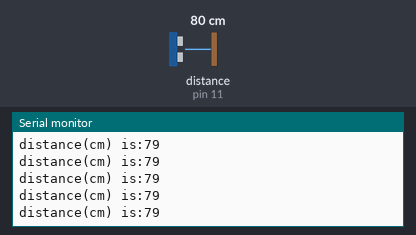
The sketch below on a simulated Arduino Uno, built with avr-gcc and run on an emulated ATmega328P. Shown: the last lines printed to the serial monitor. Wiring (inferred from the names in the program): ultrasonic range finder: trigger pin 10; echo pin 11. The test bench sets the inputs (shaded band); at power-on: distance to the obstacle (sensor on pin 11) 80 cm. The echo pulse lasts 58.3 µs per cm.

Above: at 1.2 s.
1.3 s: distance to the obstacle (sensor on pin 11) set to 2 cm
At 2.1 s:
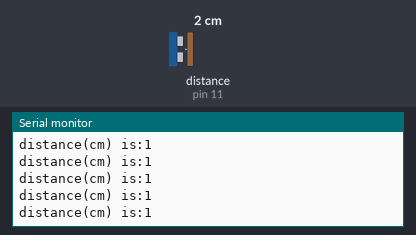
2.8 s: distance to the obstacle (sensor on pin 11) set to 18 cm
At 3.3 s:
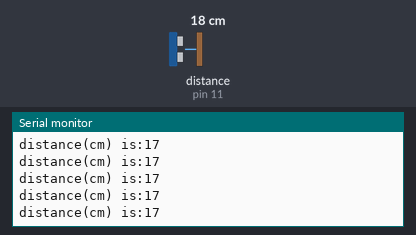
5.8 s: distance to the obstacle (sensor on pin 11) set to 4 cm
At 6.4 s:
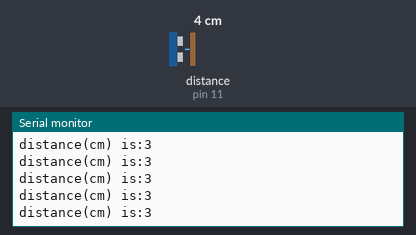
8.8 s: distance to the obstacle (sensor on pin 11) set to 35 cm
At 9.8 s:
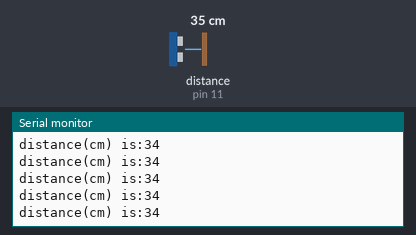
11.8 s: distance to the obstacle (sensor on pin 11) set to 9 cm
At 12.9 s:
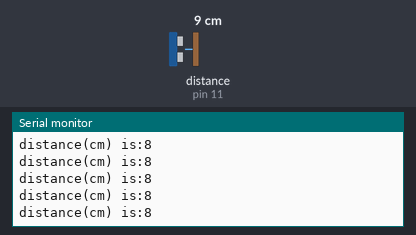
14.8 s: distance to the obstacle (sensor on pin 11) set to 60 cm
At 15.3 s:
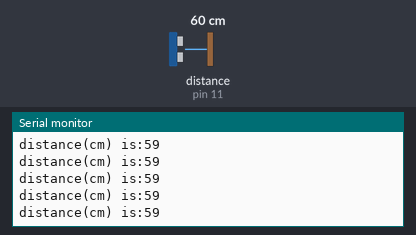
Timing chart, 0 to 17.8 s (numbered marks = the images above; inputs shaded):
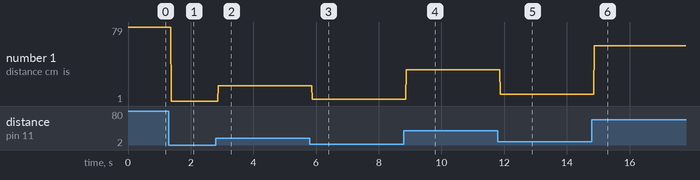

The sketch:

Ultra-pulse.ino
```cpp
/*  This code is using standard function */

//*********Variable Declarations*********
int trigpin=10;
int echopin=11;
long duration,startTime;
int distance;
void setup()
{
  // put your setup code here, to run once:
  Serial.begin(9600);
  pinMode(trigpin,OUTPUT);
  pinMode(echopin,INPUT);

}
signed long pulsein(int value)
{
  startTime=micros();
  while(digitalRead(echopin) == value)
    { // wait if pin is already HIGH when the function is called, but timeout if it never goes LOW
        if (micros() - startTime > (23*1000))
        {
            return 0;
        }
    }
    startTime= micros();

    while(digitalRead(echopin) != value)
    { // wait if pin is LOW when the function is called, but timeout if it never goes HIGH
        if (micros() - startTime > (23*1000))
        {
            return 0;
        }
    }
   startTime= micros();
    while (digitalRead(echopin) == value)
    { // start timing the HIGH pulse width, but time out if over timeout
        if (micros() - startTime > (23*1000))
        {
            return 0;
        }
   }
return duration=micros()-startTime;
}
void loop()
{

  digitalWrite(trigpin,LOW);
  delayMicroseconds(2);
  digitalWrite(trigpin,HIGH);
  delayMicroseconds(10);
  digitalWrite(trigpin,LOW);

  duration=pulsein(HIGH);
  distance=duration*0.5*0.0343;

  Serial.print("distance(cm) is:");
  Serial.println(distance);
}
```

Measured:
- after the input at 1.3 s, the serial monitor: prints a new line after 0.08 s (image 1)
- after the input at 2.8 s, the serial monitor: prints a new line after 0.08 s (image 2)
- after the input at 5.8 s, the serial monitor: prints a new line after 0.08 s (image 3)
- after the input at 8.8 s, the serial monitor: prints a new line after 0.08 s (image 4)
- after the input at 11.8 s, the serial monitor: prints a new line after 0.07 s (image 5)
- after the input at 14.8 s, the serial monitor: prints a new line after 0.08 s (image 6)
- plotted number 1: 79 → 1 after the input at 1.3 s, 1 → 17 after the input at 2.8 s, 17 → 3 after the input at 5.8 s, 3 → 34 after the input at 8.8 s, 34 → 8 after the input at 11.8 s
